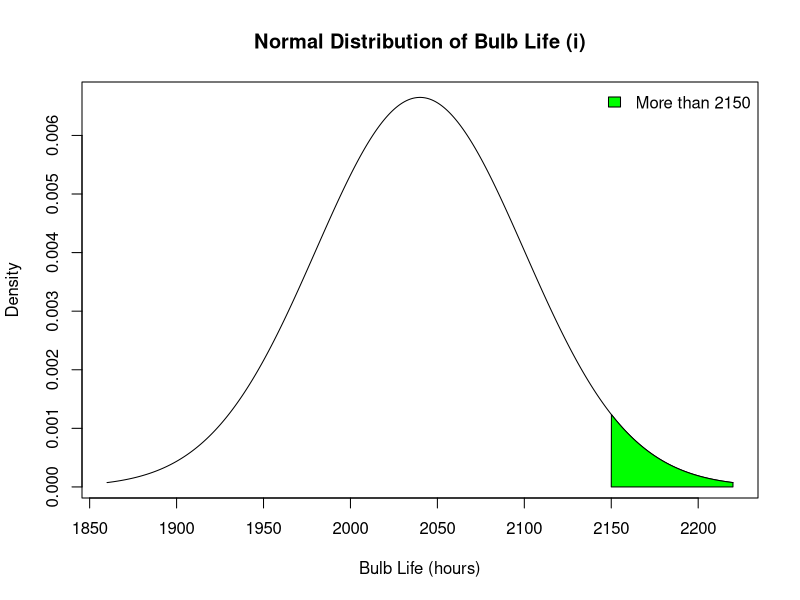
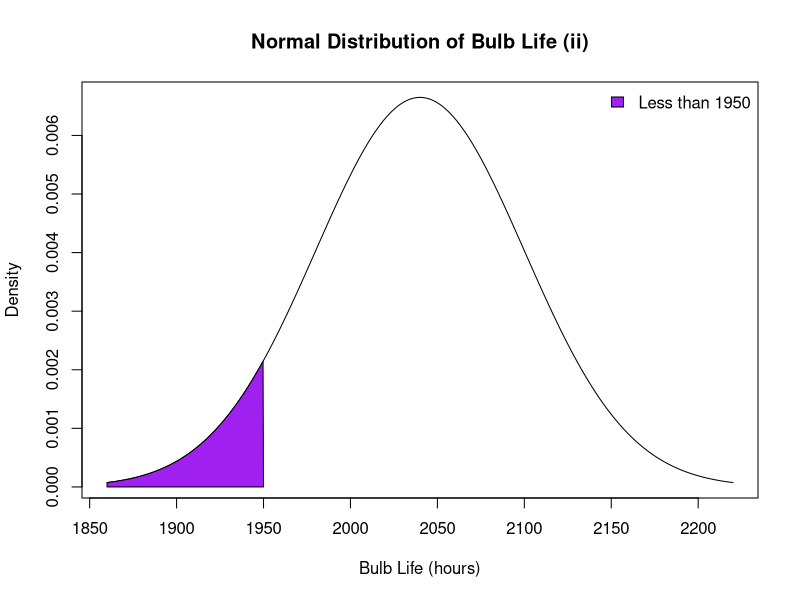
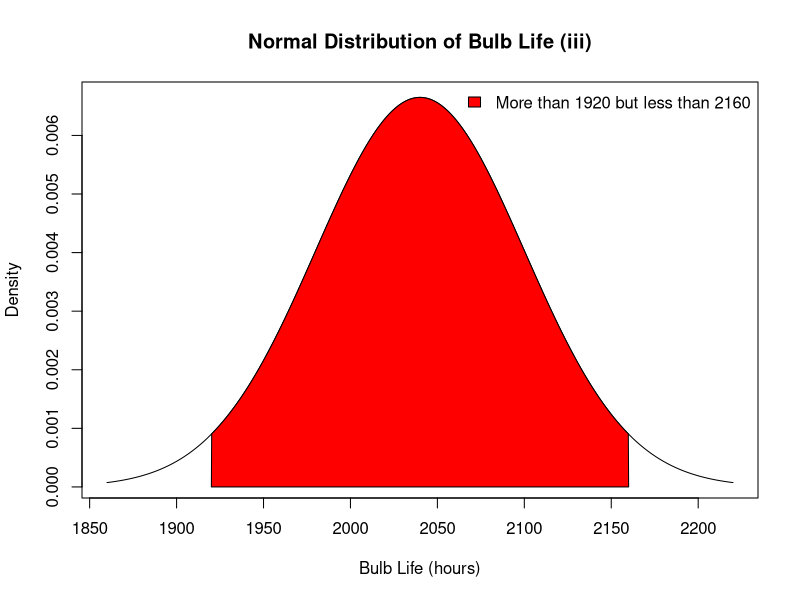
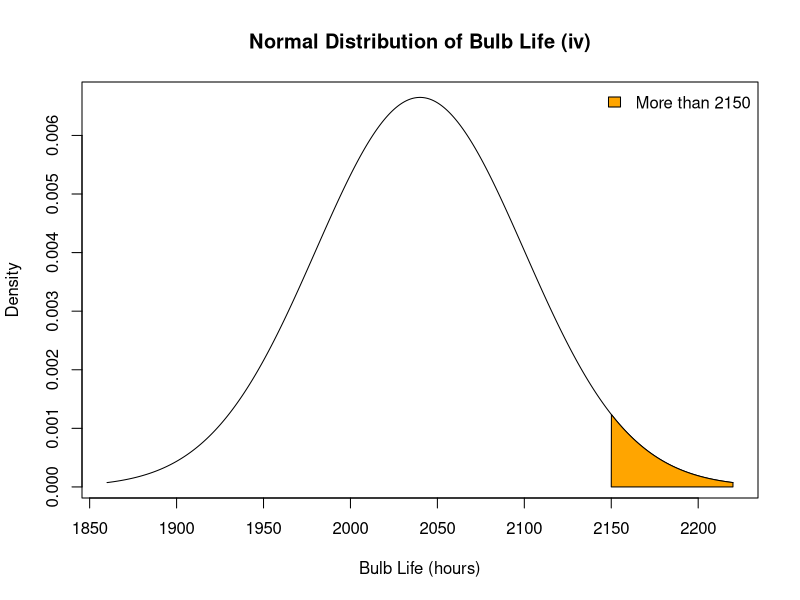

Source code (R) for these figures, in order:
mean <- 2040
sd <- 60  
n <- 2000 
first <- round((1-pnorm(2150,mean,sd))*2000)
second <- round(pnorm(1950,mean,sd)*2000)
third <- round((pnorm(2160,mean,sd) - pnorm(1920,mean,sd))*2000)
cat("i. More than 2150 hours:", first, "\n")
cat("ii. Less than 1950 hours:", second, "\n")
cat("iii. More than 1920 hours but less than 2160 hours:", third, "\n")
cat("iv. More than 2150 hours:", first, "\n")
x <- seq(mean - 3*sd, mean + 3*sd, length.out = 1000)
y <- dnorm(x, mean, sd)
plot(x, y, type = "l", main = "Normal Distribution of Bulb Life (i)", xlab = "Bulb Life (hours)", ylab = "Density")
polygon(c(2150,x[x >= 2150],mean + 3*sd),c(0,y[x >= 2150],0),col="green")
legend("topright", legend = c("More than 2150"), fill = "green", bty = "n")

plot(x, y, type = "l", main = "Normal Distribution of Bulb Life (ii)", xlab = "Bulb Life (hours)", ylab = "Density")
polygon(c(mean - 3*sd,x[x <= 1950],1950),c(0,y[x <= 1950],0),col="purple")
legend("topright", legend = c("Less than 1950"), fill = "purple", bty = "n")

plot(x, y, type = "l", main = "Normal Distribution of Bulb Life (iii)", xlab = "Bulb Life (hours)", ylab = "Density")
polygon(c(1920,x[1920 <= x & x <= 2160],2160),c(0,y[1920 <= x & x <= 2160],0),col="red")
legend("topright", legend = c("More than 1920 but less than 2160"), fill = "red", bty = "n")

plot(x, y, type = "l", main = "Normal Distribution of Bulb Life (iv)", xlab = "Bulb Life (hours)", ylab = "Density")
polygon(c(2150,x[x >= 2150],mean + 3*sd),c(0,y[x >= 2150],0),col="orange")
legend("topright", legend = c("More than 2150"), fill = "orange", bty = "n")